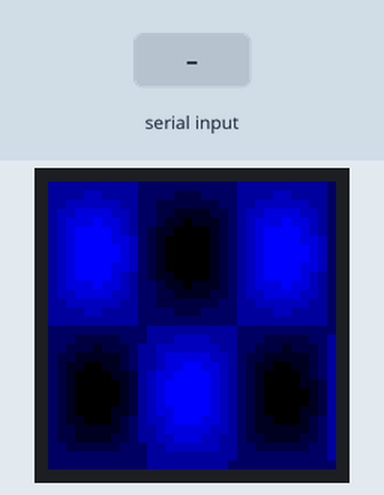
Recording of a sketch running on a simulated Arduino Uno, built with avr-gcc and run on an emulated ATmega328P. Parts: 32×32 colour display. Inputs (shaded band) come from the test bench. Random numbers use the default seed unless the sketch sets one; what the sketch prints to the serial monitor is not drawn.

Above: at 5.0 s.
5.1 s: "R90\n" received over Serial
At 7.79 s:
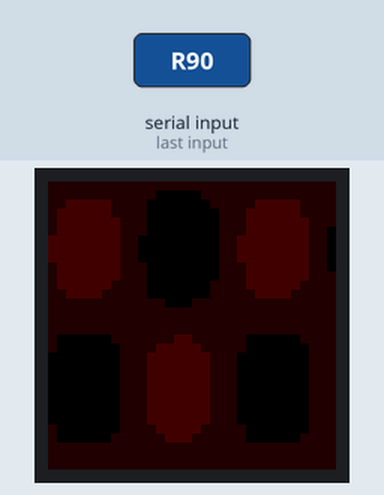
8.1 s: "F90\n" received over Serial
At 10.0 s:
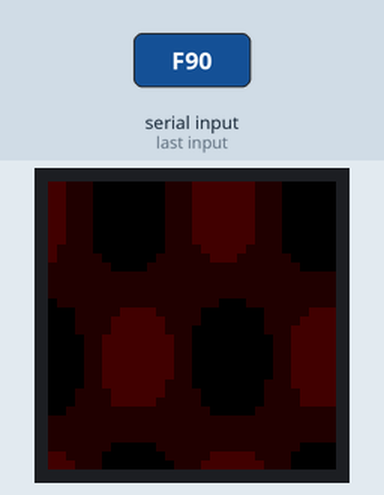
10.4 s: "C90\n" received over Serial
At 11.39 s:
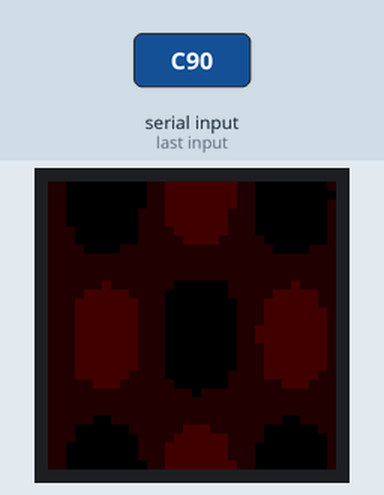
12.6 s: "P" received over Serial
Timing chart, 0 to 15.6 s (numbered marks = the images above; inputs shaded):
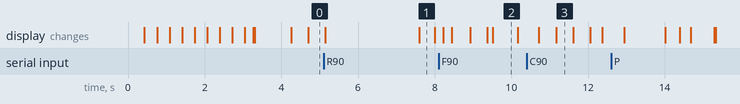

The sketch:

space_weather_controller.ino
```cpp
/*
 * Space Weather LED Controller
 * ============================
 *
 * This Arduino sketch receives space weather data from a Python script
 * and displays it on a 32x32 RGB LED matrix.
 *
 * The color represents the BZ magnetic field:
 * - Purple/Blue = Negative BZ (aurora conditions!)
 * - Cyan/Green = Neutral
 * - Yellow/Orange = Positive BZ (quiet)
 *
 * Serial Commands:
 * - Rxxx,xxx,xxx = Set RGB color (e.g., R255,0,128)
 * - Fxx = Set flow rate 0-100 (animation speed)
 * - C = Clear display
 *
 * Baud rate: 115200
 */

#include <Adafruit_GFX.h>
#include <RGBmatrixPanel.h>

// Pin definitions for 32x32 matrix
#define CLK 8
#define OE  9
#define LAT 10
#define A   A0
#define B   A1
#define C   A2
#define D   A3

// Create matrix object
RGBmatrixPanel matrix(A, B, C, D, CLK, LAT, OE, false);

// Current color (from space weather data)
int currentR = 0;
int currentG = 0;
int currentB = 255;  // Start with blue

// Animation variables
float flowRate = 0.5;  // 0.0 to 1.0
unsigned long lastUpdate = 0;
int animationFrame = 0;
int animationSpeed = 50;  // milliseconds

// Pattern mode
int patternMode = 0;  // 0=waves, 1=solid, 2=pulse, 3=flow

void setup() {
  Serial.begin(115200);
  matrix.begin();

  Serial.println("🌞 Space Weather LED Controller");
  Serial.println("32x32 RGB Matrix - DSCOVR L1 Data Visualization");
  Serial.println("Waiting for space weather data...");

  // Show startup pattern
  startupAnimation();
}

void loop() {
  // Check for serial commands
  if (Serial.available() > 0) {
    handleSerialCommand();
  }

  // Update animation
  if (millis() - lastUpdate > animationSpeed) {
    lastUpdate = millis();
    updateDisplay();
    animationFrame++;
  }
}

void handleSerialCommand() {
  char command = Serial.read();

  switch (command) {
    case 'R': {
      // RGB command: Rxxx,xxx,xxx
      int r = Serial.parseInt();
      int g = Serial.parseInt();
      int b = Serial.parseInt();

      if (r >= 0 && r <= 255 && g >= 0 && g <= 255 && b >= 0 && b <= 255) {
        currentR = r;
        currentG = g;
        currentB = b;

        Serial.print("✓ Color updated: RGB(");
        Serial.print(r);
        Serial.print(", ");
        Serial.print(g);
        Serial.print(", ");
        Serial.print(b);
        Serial.println(")");
      }
      break;
    }

    case 'F': {
      // Flow rate command: Fxx (0-100)
      int flow = Serial.parseInt();
      if (flow >= 0 && flow <= 100) {
        flowRate = flow / 100.0;
        animationSpeed = 10 + (100 - flow);  // Faster flow = shorter delay

        Serial.print("✓ Flow rate: ");
        Serial.print(flow);
        Serial.println("%");
      }
      break;
    }

    case 'P': {
      // Pattern mode: P0-3
      int mode = Serial.parseInt();
      if (mode >= 0 && mode <= 3) {
        patternMode = mode;
        Serial.print("✓ Pattern mode: ");
        Serial.println(mode);
      }
      break;
    }

    case 'C': {
      // Clear display
      matrix.fillScreen(0);
      Serial.println("✓ Display cleared");
      break;
    }
  }
}

void updateDisplay() {
  switch (patternMode) {
    case 0:
      drawWaves();
      break;
    case 1:
      drawSolid();
      break;
    case 2:
      drawPulse();
      break;
    case 3:
      drawFlow();
      break;
  }
}

// Pattern 0: Flowing waves
void drawWaves() {
  for (int y = 0; y < 32; y++) {
    for (int x = 0; x < 32; x++) {
      // Create wave pattern
      float wave = sin((x + animationFrame * flowRate) * 0.3) *
                   sin((y + animationFrame * flowRate * 0.7) * 0.2);

      // Map wave to brightness (0.5 to 1.0)
      float brightness = 0.5 + (wave * 0.5);

      // Apply to current color
      int r = currentR * brightness / 32;  // Scale down for matrix
      int g = currentG * brightness / 32;
      int b = currentB * brightness / 32;

      uint16_t color = matrix.Color333(r, g, b);
      matrix.drawPixel(x, y, color);
    }
  }
}

// Pattern 1: Solid color fill
void drawSolid() {
  uint16_t color = matrix.Color333(
    currentR / 32,
    currentG / 32,
    currentB / 32
  );
  matrix.fillScreen(color);
}

// Pattern 2: Pulsing
void drawPulse() {
  float pulse = (sin(animationFrame * 0.1 * (flowRate + 0.3)) + 1) * 0.5;

  uint16_t color = matrix.Color333(
    currentR * pulse / 32,
    currentG * pulse / 32,
    currentB * pulse / 32
  );
  matrix.fillScreen(color);
}

// Pattern 3: Vertical flowing
void drawFlow() {
  // Scroll down
  for (int y = 31; y > 0; y--) {
    for (int x = 0; x < 32; x++) {
      // This is a simplified version - copy pixel from above
      // In practice you'd read the pixel color and copy it
    }
  }

  // New line at top with current color plus noise
  for (int x = 0; x < 32; x++) {
    float brightness = 0.7 + (random(0, 100) / 100.0 * 0.3);

    int r = currentR * brightness / 32;
    int g = currentG * brightness / 32;
    int b = currentB * brightness / 32;

    uint16_t color = matrix.Color333(r, g, b);
    matrix.drawPixel(x, 0, color);
  }
}

void startupAnimation() {
  // Quick rainbow sweep on startup
  for (int frame = 0; frame < 30; frame++) {
    for (int y = 0; y < 32; y++) {
      for (int x = 0; x < 32; x++) {
        int hue = (x * 8 + y * 8 + frame * 8) % 256;
        uint16_t color = wheelColor(hue);
        matrix.drawPixel(x, y, color);
      }
    }
    delay(30);
  }

  matrix.fillScreen(0);
  delay(500);
}

// Color wheel helper
uint16_t wheelColor(byte pos) {
  if (pos < 85) {
    return matrix.Color333(pos / 12, (85 - pos) / 12, 0);
  } else if (pos < 170) {
    pos -= 85;
    return matrix.Color333((85 - pos) / 12, 0, pos / 12);
  } else {
    pos -= 170;
    return matrix.Color333(0, pos / 12, (85 - pos) / 12);
  }
}
```
